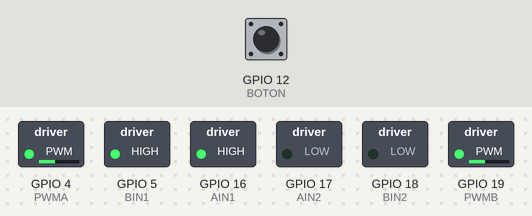
Bench run of a sketch on a simulated ESP32. Parts: switched loads named in the sketch (green lamp = pin HIGH). The test bench sets the inputs (shaded band); at power-on: GPIO 12 (BOTON) HIGH.

Above: at 0.1 s.
Timing chart, 0 to 1.6 s (numbered marks = the images above):
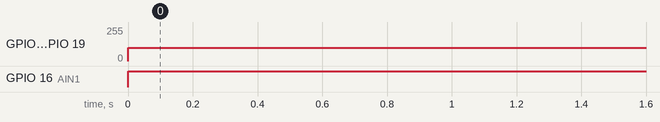

The sketch:

90grados.ino
```cpp
#include "Pines.h"

const int freq = 5000;
const int resolution = 8;


void setup() {
  inicializarMotores();
  while (digitalRead(BOTON) == 0) {
  }
}

void loop() {
  Motor(-100, 100);
  delay(650);
}
```

Motores.ino
```cpp
#include "Pines.h"

void inicializarMotores(){
  pinMode(BIN2  , OUTPUT);
  pinMode(BIN1  , OUTPUT);
  ledcSetup(1, freq, resolution);
  ledcAttachPin(PWMB, 1);
  pinMode(AIN1  , OUTPUT);
  pinMode(AIN2  , OUTPUT);
  ledcSetup(0, freq, resolution);
  ledcAttachPin(PWMA, 0);
}

void Motoriz(int value) {
  if ( value >= 0 ) {
    digitalWrite(BIN1, LOW);
    digitalWrite(BIN2, HIGH);
  } else {
    digitalWrite(BIN1, HIGH);
    digitalWrite(BIN2, LOW);
    value *= -1;
  }
  ledcWrite(0, value);
}
// Función accionamiento motor derecho
void Motorde(int value) {
  if ( value >= 0 ) {
    digitalWrite(AIN1, HIGH);
    digitalWrite(AIN2, LOW);
  } else {
    digitalWrite(AIN1, LOW);
    digitalWrite(AIN2, HIGH);
    value *= -1;
  }
  ledcWrite(1, value);
}

//Accionamiento de motores
void Motor(int left, int righ) {
  Motoriz(left);
  Motorde(righ);
}
```

Pines.h
```cpp
#define AIN1 16
#define AIN2 17
#define PWMA 4

#define BIN1 5
#define BIN2 18
#define PWMB 19

#define BOTON 12
```

Measured:
- by itself, GPIO 4 (PWMA), GPIO 19 (PWMB): 0/255 → 100/255 at 0.00 s
- by itself, GPIO 16 (AIN1): LOW → HIGH at 0.00 s
